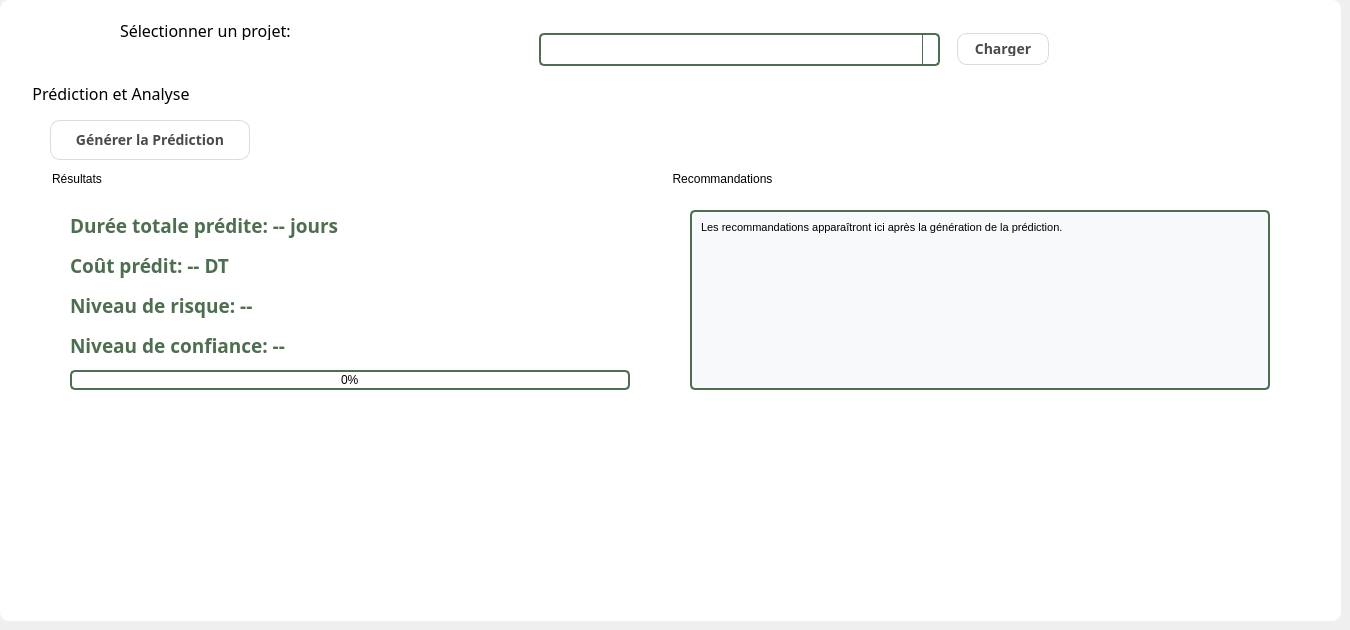
      <widget class="QWidget" name="tab_4">
       <attribute name="title">
        <string>Page</string>
       </attribute>
       <widget class="QWidget" name="widget" native="true">
        <property name="geometry">
         <rect>
          <x>0</x>
          <y>0</y>
          <width>1341</width>
          <height>621</height>
         </rect>
        </property>
        <property name="styleSheet">
         <string notr="true">background-color: rgb(255, 255, 255);
border-radius:9px;</string>
        </property>
        <widget class="QGroupBox" name="groupBox_prediction_2">
         <property name="geometry">
          <rect>
           <x>30</x>
           <y>80</y>
           <width>1280</width>
           <height>350</height>
          </rect>
         </property>
         <property name="font">
          <font>
           <family>Sitka</family>
           <pointsize>12</pointsize>
          </font>
         </property>
         <property name="title">
          <string>Prédiction et Analyse</string>
         </property>
         <widget class="QPushButton" name="pushButton_predict_2">
          <property name="geometry">
           <rect>
            <x>20</x>
            <y>40</y>
            <width>200</width>
            <height>40</height>
           </rect>
          </property>
          <property name="font">
           <font>
            <family>Sitka</family>
            <pointsize>-1</pointsize>
            <bold>true</bold>
           </font>
          </property>
          <property name="styleSheet">
           <string notr="true">QPushButton {
    background: qlineargradient(spread:pad, x1:0, y1:0, x2:1, y2:1,
                                stop:0 rgba(193, 179, 255, 200), 
                                stop:1 rgba(255, 228, 196, 200));
    color: #4A4A4A;
    border-radius: 10px;
    border: 1px solid rgba(74, 74, 74, 50);
    padding: 8px 15px;
    font-size: 14px;
    font-weight: bold;
}

QPushButton:hover {
    background: qlineargradient(spread:pad, x1:0, y1:0, x2:1, y2:1,
                                stop:0 rgba(170, 153, 255, 200), 
                                stop:1 rgba(255, 204, 153, 200));
    color: black;
}

QPushButton:pressed {
    background: rgba(193, 179, 255, 180);
}</string>
          </property>
          <property name="text">
           <string>Générer la Prédiction</string>
          </property>
         </widget>
         <widget class="QGroupBox" name="groupBox_results_2">
          <property name="geometry">
           <rect>
            <x>20</x>
            <y>90</y>
            <width>600</width>
            <height>240</height>
           </rect>
          </property>
          <property name="title">
           <string>Résultats</string>
          </property>
          <widget class="QLabel" name="label_predictedDuration_2">
           <property name="geometry">
            <rect>
             <x>20</x>
             <y>40</y>
             <width>560</width>
             <height>30</height>
            </rect>
           </property>
           <property name="font">
            <font>
             <family>Sitka</family>
             <pointsize>14</pointsize>
             <bold>true</bold>
            </font>
           </property>
           <property name="styleSheet">
            <string notr="true">color: #4D6F50;</string>
           </property>
           <property name="text">
            <string>Durée totale prédite: -- jours</string>
           </property>
          </widget>
          <widget class="QLabel" name="label_predictedCost_2">
           <property name="geometry">
            <rect>
             <x>20</x>
             <y>80</y>
             <width>560</width>
             <height>30</height>
            </rect>
           </property>
           <property name="font">
            <font>
             <family>Sitka</family>
             <pointsize>14</pointsize>
             <bold>true</bold>
            </font>
           </property>
           <property name="styleSheet">
            <string notr="true">color: #4D6F50;</string>
           </property>
           <property name="text">
            <string>Coût prédit: -- DT</string>
           </property>
          </widget>
          <widget class="QLabel" name="label_riskLevel_2">
           <property name="geometry">
            <rect>
             <x>20</x>
             <y>120</y>
             <width>560</width>
             <height>30</height>
            </rect>
           </property>
           <property name="font">
            <font>
             <family>Sitka</family>
             <pointsize>14</pointsize>
             <bold>true</bold>
            </font>
           </property>
           <property name="styleSheet">
            <string notr="true">color: #4D6F50;</string>
           </property>
           <property name="text">
            <string>Niveau de risque: --</string>
           </property>
          </widget>
          <widget class="QLabel" name="label_confidenceLevel_2">
           <property name="geometry">
            <rect>
             <x>20</x>
             <y>160</y>
             <width>560</width>
             <height>30</height>
            </rect>
           </property>
           <property name="font">
            <font>
             <family>Sitka</family>
             <pointsize>14</pointsize>
             <bold>true</bold>
            </font>
           </property>
           <property name="styleSheet">
            <string notr="true">color: #4D6F50;</string>
           </property>
           <property name="text">
            <string>Niveau de confiance: --</string>
           </property>
          </widget>
          <widget class="QProgressBar" name="progressBar_confidence_2">
           <property name="geometry">
            <rect>
             <x>20</x>
             <y>200</y>
             <width>560</width>
             <height>20</height>
            </rect>
           </property>
           <property name="styleSheet">
            <string notr="true">QProgressBar {
    border: 2px solid #4D6F50;
    border-radius: 5px;
    text-align: center;
}

QProgressBar::chunk {
    background-color: #4D6F50;
}</string>
           </property>
           <property name="value">
            <number>0</number>
           </property>
          </widget>
         </widget>
         <widget class="QGroupBox" name="groupBox_recommendations_2">
          <property name="geometry">
           <rect>
            <x>640</x>
            <y>90</y>
            <width>620</width>
            <height>240</height>
           </rect>
          </property>
          <property name="title">
           <string>Recommandations</string>
          </property>
          <widget class="QTextBrowser" name="textBrowser_recommendations_2">
           <property name="geometry">
            <rect>
             <x>20</x>
             <y>40</y>
             <width>580</width>
             <height>180</height>
            </rect>
           </property>
           <property name="styleSheet">
            <string notr="true">QTextBrowser {
    border: 2px solid #4D6F50;
    border-radius: 5px;
    background-color: #f8f9fa;
    padding: 5px;
}</string>
           </property>
           <property name="html">
            <string>&lt;!DOCTYPE HTML PUBLIC &quot;-//W3C//DTD HTML 4.0//EN&quot; &quot;http://www.w3.org/TR/REC-html40/strict.dtd&quot;&gt;
&lt;html&gt;&lt;head&gt;&lt;meta name=&quot;qrichtext&quot; content=&quot;1&quot; /&gt;&lt;meta charset=&quot;utf-8&quot; /&gt;&lt;style type=&quot;text/css&quot;&gt;
p, li { white-space: pre-wrap; }
hr { height: 1px; border-width: 0; }
li.unchecked::marker { content: &quot;\2610&quot;; }
li.checked::marker { content: &quot;\2612&quot;; }
&lt;/style&gt;&lt;/head&gt;&lt;body style=&quot; font-family:'Segoe UI'; font-size:9pt; font-weight:400; font-style:normal;&quot;&gt;
&lt;p style=&quot; margin-top:0px; margin-bottom:0px; margin-left:0px; margin-right:0px; -qt-block-indent:0; text-indent:0px;&quot;&gt;&lt;span style=&quot; font-family:'MS Shell Dlg 2'; font-size:8.25pt;&quot;&gt;Les recommandations apparaîtront ici après la génération de la prédiction.&lt;/span&gt;&lt;/p&gt;&lt;/body&gt;&lt;/html&gt;</string>
           </property>
          </widget>
         </widget>
        </widget>
        <widget class="QPushButton" name="pushButton_charger_2">
         <property name="geometry">
          <rect>
           <x>957</x>
           <y>33</y>
           <width>92</width>
           <height>32</height>
          </rect>
         </property>
         <property name="font">
          <font>
           <family>Sitka</family>
           <pointsize>-1</pointsize>
           <bold>true</bold>
          </font>
         </property>
         <property name="styleSheet">
          <string notr="true">QPushButton {
    background: qlineargradient(spread:pad, x1:0, y1:0, x2:1, y2:1,
                                stop:0 rgba(193, 179, 255, 200), 
                                stop:1 rgba(255, 228, 196, 200));
    color: #4A4A4A;
    border-radius: 10px;
    border: 1px solid rgba(74, 74, 74, 50);
    padding: 8px 15px;
    font-size: 14px;
    font-weight: bold;
}

QPushButton:hover {
    background: qlineargradient(spread:pad, x1:0, y1:0, x2:1, y2:1,
                                stop:0 rgba(170, 153, 255, 200), 
                                stop:1 rgba(255, 204, 153, 200));
    color: black;
}

QPushButton:pressed {
    background: rgba(193, 179, 255, 180);
}
</string>
         </property>
         <property name="text">
          <string>Charger</string>
         </property>
        </widget>
        <widget class="QComboBox" name="comboBox_projet_2">
         <property name="geometry">
          <rect>
           <x>539</x>
           <y>33</y>
           <width>401</width>
           <height>33</height>
          </rect>
         </property>
         <property name="minimumSize">
          <size>
           <width>0</width>
           <height>30</height>
          </size>
         </property>
         <property name="font">
          <font>
           <family>Sitka</family>
           <pointsize>10</pointsize>
          </font>
         </property>
         <property name="styleSheet">
          <string notr="true">QComboBox {
    border: 2px solid #4D6F50;
    border-radius: 5px;
    padding: 5px;
}

QComboBox::drop-down {
    subcontrol-origin: padding;
    subcontrol-position: top right;
    width: 15px;
    border-left-width: 1px;
    border-left-color: #4D6F50;
    border-left-style: solid;
    border-top-right-radius: 3px;
    border-bottom-right-radius: 3px;
}

QComboBox::down-arrow {
    image: url(down_arrow.png);
}</string>
         </property>
        </widget>
        <widget class="QLabel" name="label_28">
         <property name="geometry">
          <rect>
           <x>120</x>
           <y>20</y>
           <width>232</width>
           <height>20</height>
          </rect>
         </property>
         <property name="font">
          <font>
           <family>Sitka</family>
           <pointsize>12</pointsize>
          </font>
         </property>
         <property name="text">
          <string>Sélectionner un projet:</string>
         </property>
        </widget>
       </widget>
      </widget>
